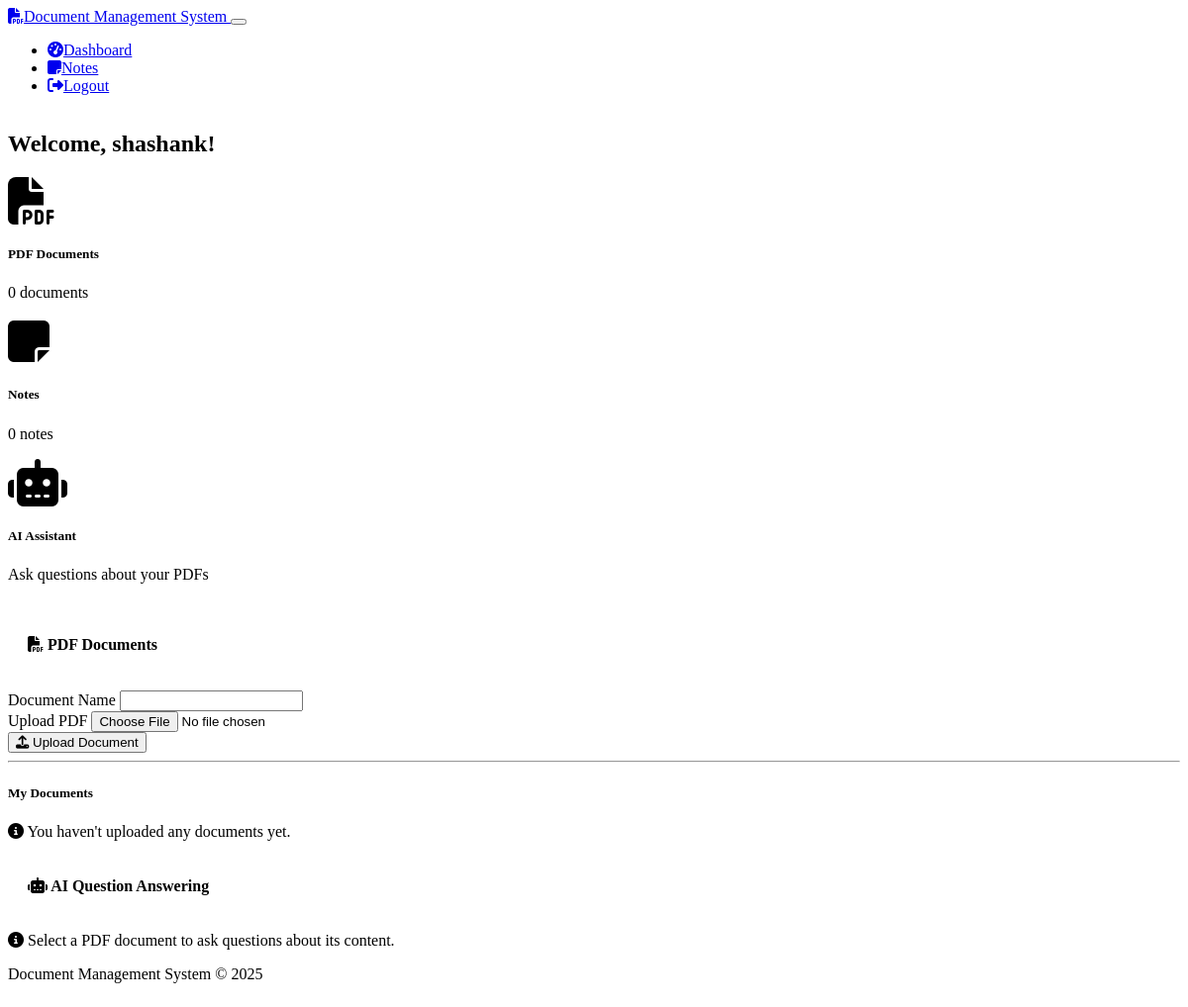
The page /dashboard (signed in) on the database as committed earlier.
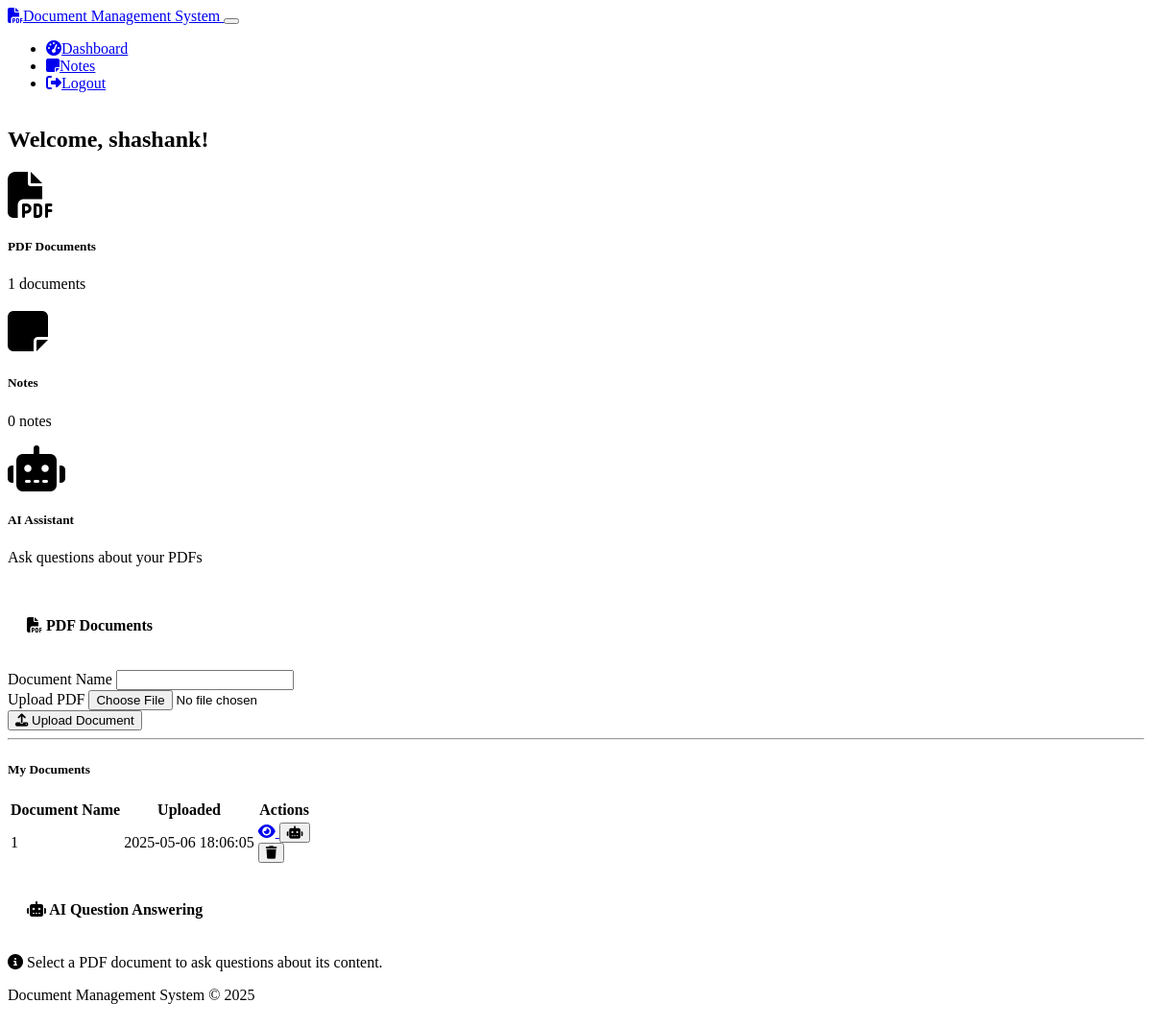
The same page on the database as committed later.
### tables this page shows
CREATE TABLE uploads (
        id INTEGER PRIMARY KEY AUTOINCREMENT,
        user_id INTEGER,
        filename TEXT,
        file_data BLOB NOT NULL,
        upload_date TIMESTAMP DEFAULT CURRENT_TIMESTAMP,
        FOREIGN KEY (user_id) REFERENCES users(id)
    );

### app.py (the view)
@app.route('/dashboard')
def dashboard():
    if 'user_id' not in session:
        flash('Please login to access the dashboard', 'error')
        return redirect(url_for('login'))
    conn = sqlite3.connect('files.db')
    c = conn.cursor()
    c.execute("SELECT id, filename, upload_date FROM uploads WHERE user_id=? ORDER BY upload_date DESC", (session['user_id'],))
    files = c.fetchall()
    c.execute("SELECT id, title, last_edited FROM notes WHERE user_id=? ORDER BY last_edited DESC", (session['user_id'],))
    notes = c.fetchall()
    conn.close()
    return render_template('user_dashboard.html', files=files, notes=notes)

### app.py (called while the page is built)
@app.context_processor
def inject_now():
    return {'now': datetime.now()}

### templates/user_dashboard.html (shortened to what this page needs)
{% extends "base.html" %}
{% block content %}
<div class="container">
    <div class="row">
        <div class="col-md-12 mb-4">
            <div class="card border-0 shadow-sm">
                <div class="card-body">
                    <h2 class="mb-4">Welcome, {{ session.username }}!</h2>
                    <div class="row">
                        <div class="col-md-4">
                            <div class="card bg-dark text-center mb-4">
                                <div class="card-body">
                                    <i class="fas fa-file-pdf fa-3x mb-3 text-info"></i>
                                    <h5 class="card-title">PDF Documents</h5>
                                    <p class="card-text">{{ files|length }} documents</p>
                                </div>
                            </div>
                        </div>
                        <div class="col-md-4">
                            <div class="card bg-dark text-center mb-4">
                                <div class="card-body">
                                    <i class="fas fa-sticky-note fa-3x mb-3 text-warning"></i>
                                    <h5 class="card-title">Notes</h5>
                                    <p class="card-text">{{ notes|length }} notes</p>
                                </div>
                            </div>
                        </div>
                        <div class="col-md-4">
                            <div class="card bg-dark text-center mb-4">
                                <div class="card-body">
                                    <i class="fas fa-robot fa-3x mb-3 text-success"></i>
                                    <h5 class="card-title">AI Assistant</h5>
                                    <p class="card-text">Ask questions about your PDFs</p>
                                </div>
                            </div>
                        </div>
                    </div>
                </div>
            </div>
        </div>
    </div>
    <div class="row">
        <div class="col-md-6 mb-4">
            <div class="card border-0 shadow-sm h-100">
                <div class="card-header bg-primary text-white">
                    <h4 class="mb-0">
                        <i class="fas fa-file-pdf me-2"></i> PDF Documents
                    </h4>
                </div>
                <div class="card-body">
                    <form action="{{ url_for('upload') }}" method="post" enctype="multipart/form-data" class="mb-4">
                        <div class="mb-3">
                            <label for="filename" class="form-label">Document Name</label>
                            <input type="text" class="form-control" id="filename" name="filename" required>
                        </div>
                        <div class="mb-3">
                            <label for="file" class="form-label">Upload PDF</label>
                            <input type="file" class="form-control" id="file" name="file" accept=".pdf" required>
                        </div>
                        <div class="d-grid">
                            <button type="submit" class="btn btn-primary">
                                <i class="fas fa-upload me-2"></i> Upload Document
                            </button>
                        </div>
                    </form>
                    <hr>
                    <h5 class="mb-3">My Documents</h5>
                    {% if files %}
                    <div class="table-responsive">
                        <table class="table table-hover">
                            <thead>
                                <tr>
                                    <th scope="col">Document Name</th>
                                    <th scope="col">Uploaded</th>
                                    <th scope="col">Actions</th>
                                </tr>
                            </thead>
                            <tbody>
                                {% for file in files %}
                                <tr>
                                    <td>{{ file[1] }}</td>
                                    <td>{{ file[2] }}</td>
                                    <td>
                                        <div class="btn-group" role="group">
                                            <a href="{{ url_for('view_pdf', file_id=file[0]) }}" class="btn btn-sm btn-outline-primary" target="_blank">
                                                <i class="fas fa-eye"></i>
                                            </a>
                                            <button class="btn btn-sm btn-outline-success select-pdf" data-id="{{ file[0] }}">
                                                <i class="fas fa-robot"></i>
                                            </button>
                                            <form action="{{ url_for('delete_pdf', file_id=file[0]) }}" method="post" class="d-inline">
                                                <button type="submit" class="btn btn-sm btn-outline-danger" onclick="return confirm('Are you sure you want to delete this file?');">
                                                    <i class="fas fa-trash"></i>
                                                </button>
                                            </form>
                                        </div>
                                    </td>
                                </tr>
                                {% endfor %}
                            </tbody>
                        </table>
                    </div>
                    {% else %}
                    <div class="alert alert-info text-center">
                        <i class="fas fa-info-circle me-2"></i> You haven't uploaded any documents yet.
                    </div>
                    {% endif %}
                </div>
            </div>
        </div>
        <div class="col-md-6 mb-4">
            <div class="card border-0 shadow-sm h-100">
                <div class="card-header bg-success text-white">
                    <h4 class="mb-0">
                        <i class="fas fa-robot me-2"></i> AI Question Answering
                    </h4>
                </div>
                <div class="card-body">
                    <div id="ai-status" class="alert alert-info mb-4">
                        <i class="fas fa-info-circle me-2"></i> Select a PDF document to ask questions about its content.
                    </div>
                </div>
            </div>
        </div>
    </div>
</div>
{% endblock %}

### templates/base.html (shortened to what this page needs)
<!DOCTYPE html>
<html lang="en" data-bs-theme="dark">
<head>
    <link href="https://cdn.replit.com/agent/bootstrap-agent-dark-theme.min.css" rel="stylesheet">
    <link rel="stylesheet" href="https://cdnjs.cloudflare.com/ajax/libs/font-awesome/6.4.0/css/all.min.css">
    <link rel="stylesheet" href="{{ url_for('static', filename='css/styles.css') }}">
</head>
<body>
    <nav class="navbar navbar-expand-lg navbar-dark bg-dark mb-4">
        <div class="container">
            <a class="navbar-brand" href="{{ url_for('index') }}">
                <i class="fas fa-file-pdf me-2"></i>Document Management System
            </a>
            <button class="navbar-toggler" type="button" data-bs-toggle="collapse" data-bs-target="#navbarNav" aria-controls="navbarNav" aria-expanded="false" aria-label="Toggle navigation">
            </button>
            <div class="collapse navbar-collapse" id="navbarNav">
                <ul class="navbar-nav ms-auto">
                    {% if session.user_id %}
                    <li class="nav-item">
                        <a class="nav-link" href="{{ url_for('dashboard') }}">
                            <i class="fas fa-tachometer-alt me-1"></i>Dashboard
                        </a>
                    </li>
                    <li class="nav-item">
                        <a class="nav-link" href="{{ url_for('notes') }}">
                            <i class="fas fa-sticky-note me-1"></i>Notes
                        </a>
                    </li>
                    <li class="nav-item">
                        <a class="nav-link" href="{{ url_for('logout') }}">
                            <i class="fas fa-sign-out-alt me-1"></i>Logout
                        </a>
                    </li>
                    {% endif %}
                </ul>
            </div>
        </div>
    </nav>
    <div class="container">
        {% block content %}{% endblock %}
    </div>
    <footer class="footer mt-5 py-3 bg-dark">
        <div class="container text-center">
            <span class="text-muted">Document Management System &copy; {{ now.year }}</span>
        </div>
    </footer>
</body>
</html>

### static/css/styles.css (style rules this page uses)
body { min-height: 100vh; display: flex; flex-direction: column; }
.footer { margin-top: auto; padding: 1rem 0; }
.card { border-radius: 0.5rem; overflow: hidden; transition: transform 0.2s, box-shadow 0.2s; }
.card-header { border-bottom: none; padding: 1rem 1.25rem; }

Rows that differ between the two databases and show on the page:
added uploads: filename "1", upload_date "2025-05-06 18:06:05"
Other text that changed with them:
{{ files|length }}: "0" → "1"
text no longer shown: "You haven't uploaded any documents yet."
text now shown: "Document Name Uploaded Actions"
